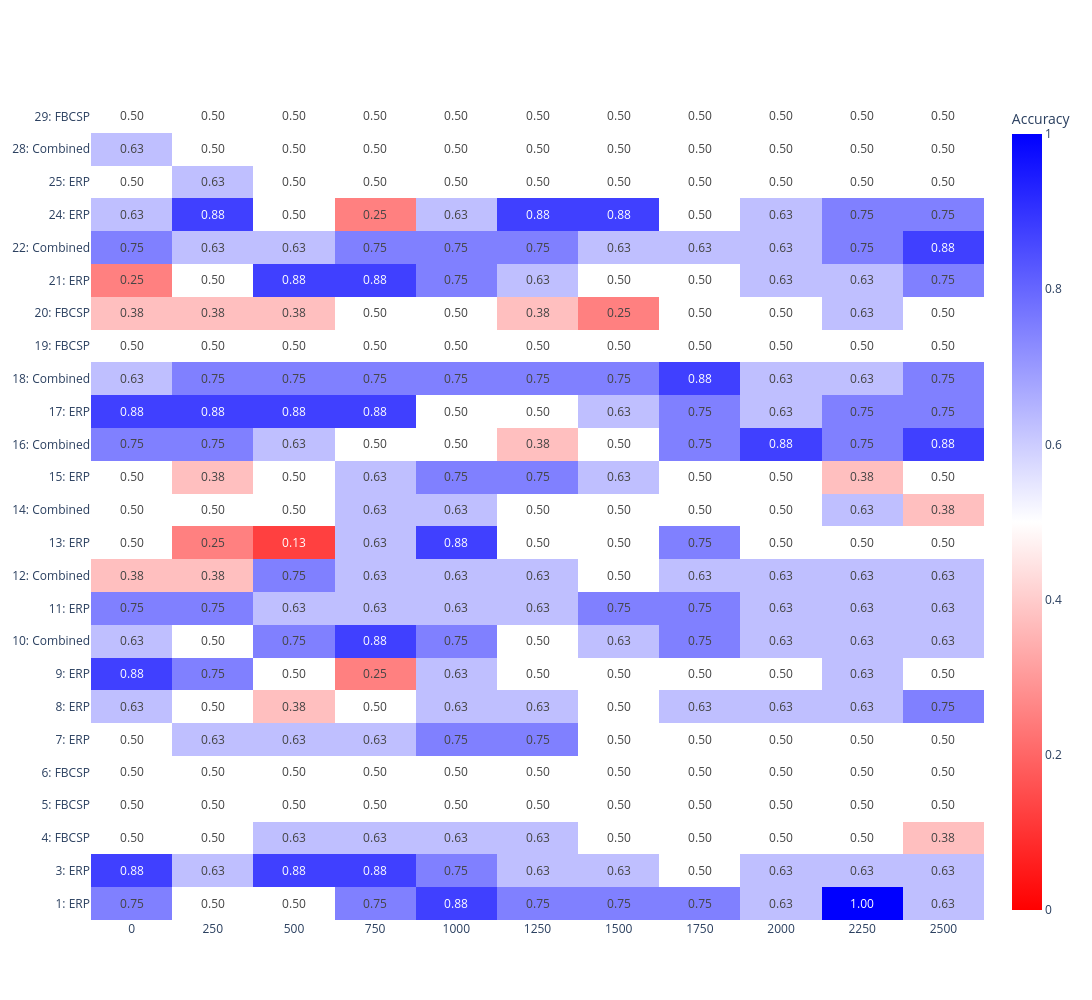

The notebook cell this image was saved under:
### Code cell
fig_AW_seen.update_layout( xaxis_tickmode='linear',xaxis_dtick=250,
                      height=1000, width=1600)
fig_AW_seen.show()

### Figure 1 — Plotly figure (JSON) as saved in the notebook; plotly's stock layout.template omitted (floating-point values rounded to 4 significant figures; data arrays with more than 128 entries replaced by an {"elided": "..."} marker saying what was removed)
{"data": [{"colorbar": {"title": {"text": "Accuracy"}}, "colorscale": [[0, "red"], [0.5, "white"], [1, "blue"]], "text": {"elided": "25x11 float values"}, "texttemplate": "%{z:.2f}", "type": "heatmap", "x": [0, 250, 500, 750, 1000, 1250, 1500, 1750, 2000, 2250, 2500], "y": ["1: ERP", "3: ERP", "4: FBCSP", "5: FBCSP", "6: FBCSP", "7: ERP", "8: ERP", "9: ERP", "10: Combined", "11: ERP", "12: Combined", "13: ERP", "14: Combined", "15: ERP", "16: Combined", "17: ERP", "18: Combined", "19: FBCSP", "20: FBCSP", "21: ERP", "22: Combined", "24: ERP", "25: ERP", "28: Combined", "29: FBCSP"], "z": {"elided": "25x11 float values"}, "zmax": 1, "zmin": 0}], "layout": {"height": 1000, "width": 1600, "xaxis": {"dtick": 250, "tickmode": "linear"}}}
